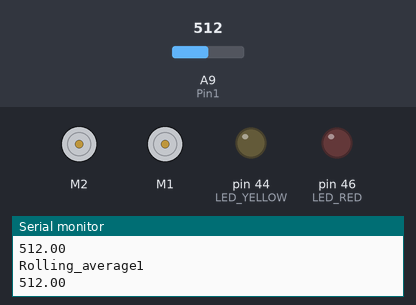
This sketch was run on a simulated Arduino Mega 2560, built with avr-gcc and run on an emulated ATmega2560. Parts: 2 × DC motor (green arrow = forward, orange = backward, longer = faster), output pins drawn as LEDs (lit = HIGH), the last lines printed to the serial monitor. Inputs (shaded band) come from the test bench; at power-on: A9 (Pin1) = 512.

Above: at 2.3 s.
2.4 s: A9 (Pin1) set to 523
At 3.9 s:
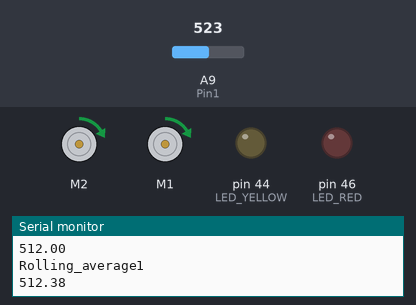
5.4 s: A9 (Pin1) set to 716
At 9.3 s:
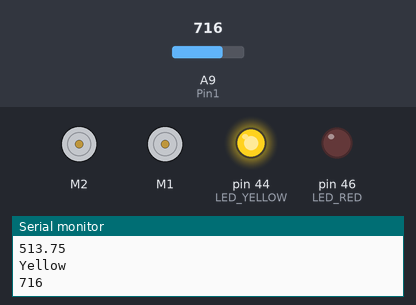
At 25.4 s:
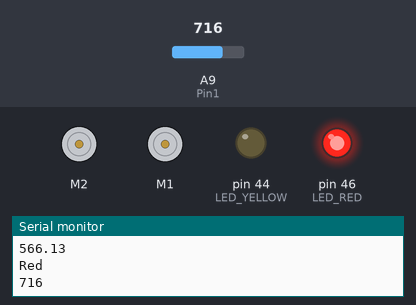
Timing chart, 0 to 32.0 s (numbered marks = the images above; inputs shaded):
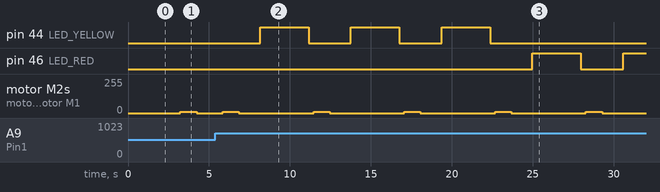

The sketch:

Colour_detection_tests.ino
```cpp
//include header file for various functions
#include "Coordinate_find.h"
#include "Motor_functions.h"
#include "Magnometer.h"
#include "colour.h"
// define functions

//set the length in y direction of arena
float y_length;
float x_length;

int LED_YELLOW=44;
int LED_RED=46;

//define the original direction and the current direction
float original_angle_compass;
float current_angle;

int colour=0;
int Pin1=A9;
int Pin2=A9;
int Pin3=A9;
float BlackRef1;
float BlackRef2;
float BlackRef3;
float rolling_colour1[10]={0,0,0,0,0,0,0,0,0,0};  //create a colour array full of zeros
float rolling_colour2[10]={0,0,0,0,0,0,0,0,0,0};  //create a colour array full of zeros
float rolling_colour3[10]={0,0,0,0,0,0,0,0,0,0};  //create a colour array full of zeros
float rolling_average1=0;
float rolling_average2=0;
float rolling_average3=0;
float instantaneous_reading_average1;
float instantaneous_reading_average2;
float instantaneous_reading_average3;
//define angle to follow
float angle_to_follow;
int rand_turn_time;

void setup() {
         Serial.begin(9600);
         Serial.print("start of setup");

         //magnometer set up
         mag.begin(); //turn the magnometer on


        //LED pin set up
        pinMode(LED_RED, OUTPUT);
        pinMode(LED_YELLOW, OUTPUT);


        rolling_average_reset();
        int initial_turn_time = 1.5;


        //set up average for the distances from the walls
        Serial.print("end of setup");

}


void loop() {
        //get data

        //get the current angle and make it relative to the original angle on a -180 to 180 scale


        find_current_colour_and_show(10,20,150,10,20,150,10,20,150);   //vary the thresholds here


        }
```

Coordinate_find.h
```cpp
const int trigPinx = 9;
const int trigPiny = 10;
const int echoPinx = 11;
const int echoPiny = 12;
//defines zero coordinate and current coordinate
//int zero[2];
//int coordinate[2];
//int setup_or_loop = 0;
void xydistance();
float xdistance;
float ydistance;
float rolling_average_distancex[10]={0,0,0,0,0,0,0,0,0,0};
float rolling_average_distancey[10]={0,0,0,0,0,0,0,0,0,0};
#include <Servo.h>
Servo ultrasound_turner;
const int ServoPin = 12;
```

Coordinate_find.ino
```cpp
void xycoordinate() {     //coordinate finding function
        //get the x coordinate
        // defines ultrasound variables
        long xduration;

        long yduration;

        // Clears the trigPin
        digitalWrite(trigPinx, LOW);
        delayMicroseconds(2);
        // Sets the trigPin on HIGH state for 10 micro seconds
        digitalWrite(trigPinx, HIGH);
        delayMicroseconds(10);
        digitalWrite(trigPinx, LOW);
        // Reads the echoPin, returns the sound wave travel time in microseconds
        xduration = pulseIn(echoPinx, HIGH);
        // Calculating the distance
        xdistance= xduration*0.034/2;
        //get the y coordinate

        // Clears the trigPin
        digitalWrite(trigPiny, LOW);
        delayMicroseconds(2);
        // Sets the trigPin on HIGH state for 10 micro seconds
        digitalWrite(trigPiny, HIGH);
        delayMicroseconds(10);
        digitalWrite(trigPiny, LOW);
        // Reads the echoPin, returns the sound wave travel time in microseconds
        yduration = pulseIn(echoPiny, HIGH);
        // Calculating the distance
        ydistance= yduration*0.034/2;
//        if (setup_or_loop==0){
//          int xcoordinate = xdistance;
//          int ycoordinate = ydistance;
//          zero[0] = xcoordinate;
//          zero[1]=ycoordinate;
//          setup_or_loop+=1;
//        }
//        else{
//        int xcoordinate = xdistance-zero[0];
//        int ycoordinate = ydistance-zero[1];
//        coordinate[0] = xcoordinate ;
//        coordinate[1]=ycoordinate;

        //}


}


void servo_rotater(){

}
```

Magnometer.h
```cpp
#include <Adafruit_Sensor.h>
#include <Adafruit_HMC5883_U.h>


//initilise compass
Adafruit_HMC5883_Unified mag = Adafruit_HMC5883_Unified(12345);
float compass();
float relative_angle(float original_angle, float current_angle); //normalise for a nice value to put into the motor
//servo
```

Magnometer.ino
```cpp
//find angle function

float compass(){
  sensors_event_t event;    //set up event
  mag.getEvent(&event);
  float heading=0;
  for (int i=1;i<20;i+=1){
  heading += atan2(event.magnetic.y, event.magnetic.x);    //get x and y magnetic fields
  delay(10);
  }
  heading = heading/19;
  float declinationAngle = 0;
  heading += declinationAngle;   //this is based on location
   // Correct for when signs are reversed.
  if(heading < 0)
    heading += 2*PI;

  // Check for wrap due to addition of declination.
  if(heading > 2*PI)
    heading -= 2*PI;

  // Convert radians to degrees for readability.
  float headingDegrees = heading * 180/M_PI;
  return headingDegrees;
}

float relative_angle(float original_angle, float current_angle){
  int angle= current_angle-original_angle;
  if ((angle)>180){
    angle = angle-360;
  }
  else if ((angle)<-180){
    angle = angle+360;
  }
  return angle;
}
```

Motor_functions.h
```cpp
#include <Wire.h>
#include <Adafruit_MotorShield.h>


void motor_follow_angle(float current_angle,float desired_angle);
void turn(int current_angle, int turn_angle);
void stop_robot();
void turn_no_compass(int turn_time,int direction_turn,int turn_speed);
//set up motor
Adafruit_MotorShield AFMS = Adafruit_MotorShield();
Adafruit_DCMotor *MotorLeft = AFMS.getMotor(2);
Adafruit_DCMotor *MotorRight = AFMS.getMotor(1);
int p_out ; //gain for motor control
```

Motor_functions.ino
```cpp
void motor_follow_angle(float current_angle,float desired_angle){

         int M_average = 30;
         int k_p_large=7; //for when it is out by more than 5
         int k_p_small=7;  //for when it is only a small deviation
         float e = current_angle-desired_angle; //if this is positive we are veering to the right


         p_out = k_p_large*e;  //set gain

         int right_motor_out = M_average +p_out;
         int left_motor_out = M_average -p_out;
         if (right_motor_out>255){
            right_motor_out=255;
         }
         if (left_motor_out>255){
            left_motor_out=255;
         }
         if (right_motor_out<0){
            right_motor_out=0;
         }
         if (left_motor_out<0){
            left_motor_out=0;
         }
         MotorLeft->setSpeed(left_motor_out);
         MotorLeft->run(FORWARD);
         MotorRight->setSpeed(right_motor_out);
         MotorRight->run(FORWARD);


}


//stop function
void stop_robot(){
         MotorLeft->setSpeed(0);
         MotorLeft->run(FORWARD);
         MotorRight->setSpeed(0);
         MotorRight->run(FORWARD);
}

void turn_no_compass(int turn_time,int direction_turn,int turn_speed){   //driection turn = 1 for right and -1 for left, turn time in secs, and turn speed out of 255
                 int left_motor_out=turn_speed;
                 int right_motor_out=turn_speed;
                 MotorLeft->setSpeed(left_motor_out);
                 MotorLeft->run(FORWARD);
                 MotorRight->setSpeed(right_motor_out);
                 MotorRight->run(BACKWARD);
                 delay(turn_time*1000);
                 MotorLeft->setSpeed(0);
                 MotorLeft->run(FORWARD);
                 MotorRight->setSpeed(0);
                 MotorRight->run(FORWARD);
                 delay(2000);
                 current_angle=relative_angle(original_angle_compass,compass());
}
```

colour.h
```cpp
int light_levels(int pin);
void rolling_average_reset();
void find_current_colour_and_show(int something1,int red1, int yellow1,int something2,int red2, int yellow2,int something3,int red3, int yellow3);


float array_average(float array1[10]);
```

colour.ino
```cpp
#include "colour.h"


int light_levels(int pin){    //return an integer representing the colour that is present
  //create a running total so we can find an average and remove anomalies
  int light_intensity_levels_sum=0;
  for (int i=1;i<=10;i+=1){
    light_intensity_levels_sum+= analogRead(Pin1);
    delay(10);
  }
  int average =light_intensity_levels_sum/10    ;


  return average;
}

float array_average(float array1[10]){
  float total = 0;
  for (int i=0;i<8;i+=1){
    total+=array1[i];
  }
  float average = total/8;
  return average;
}

void rolling_average_reset(){
  for (int i=0;i<10;i+=1){    //fill in the rolling average at the start to get good readings
          rolling_colour1[i]=light_levels(Pin1);
          delay(10);
      }

}

void find_current_colour_and_show(int something1,int red1, int yellow1,int something2,int red2, int yellow2,int something3,int red3, int yellow3){
  //find the current colour
        for (int i=0;i<9;i+=1){    //all the avlues in array down by one - the most recent level is put at the end
          rolling_colour1[i]=rolling_colour1[i+1];
          rolling_colour2[i]=rolling_colour2[i+1];
          rolling_colour3[i]=rolling_colour3[i+1];
        }
        rolling_colour1[9] = light_levels(Pin1);
        rolling_colour2[9] = light_levels(Pin2);
        rolling_colour3[9] = light_levels(Pin3);
        rolling_average1 = array_average(rolling_colour1);//this is the rolling average of the first 8 values so we can compare the final 2 values to check if there is a new colour detected-having 2 values will hopefully remove a little bit of noise
        rolling_average2 = array_average(rolling_colour2);
        rolling_average3 = array_average(rolling_colour3);
        BlackRef1 = rolling_average1;  // set the reference level for what we think is normal to be the average levels we are seeing and we move along
        BlackRef2 = rolling_average2;
        BlackRef3 = rolling_average3;
        Serial.println("Rolling_average1");
        Serial.println(rolling_average1);
        instantaneous_reading_average1 = ((rolling_colour1[9]+rolling_colour1[8])/2);
        instantaneous_reading_average2 = ((rolling_colour2[9]+rolling_colour2[8])/2);
        instantaneous_reading_average3 = ((rolling_colour3[9]+rolling_colour3[8])/2);
        if ((instantaneous_reading_average1>rolling_average1+something1)){//if there is anything detected, slow down and check it  ){  //if the sensor readings for any of the LDRs jumps up, slow down and approach
             MotorLeft->setSpeed(10);   //slow right down and approach slowly
             MotorLeft->run(FORWARD);
             MotorRight->setSpeed(10);
             MotorRight->run(FORWARD);
             delay(1000); //delay one second until we are closer in and will hopefully be able to see the full mine
             stop_robot();
             delay(1000);
             float light_levels_used1=light_levels(Pin1);  //measure the light levels here for sensor 1
             float light_levels_used2=light_levels(Pin2);  //measure the light levels here for sensor 2
             float light_levels_used3=light_levels(Pin3);  //measure the light levels here for sensor 3
             if ((light_levels_used1>BlackRef1+yellow1)){    //if any of them are yellow we say it is yellow
              colour = 2 ;
              Serial.println("Yellow");//say it is yellow
              Serial.println(analogRead(Pin1));//print colour value for testing
              digitalWrite(44,HIGH);//flash LED
              delay(3000);
              digitalWrite(44,LOW);
             }
             else if (light_levels_used1>BlackRef1+red1) {   //red if any of them are red
              colour = 3;  //say it is red

              Serial.println("Red");   //say its red
              Serial.println(analogRead(Pin1)); //print colour value for testing
              digitalWrite(46,HIGH);  //flash LED
              delay(3000);
              digitalWrite(46,LOW);

             }
        }
}
```

Measured:
- after the input at 2.4 s, motor M2, motor M1: stopped → forward 10/255 after 0.84 s, → stopped 1.0 s later
- after the input at 5.4 s, pin 44 (LED_YELLOW): alternates HIGH for 3.0 s and LOW for 2.6 s, 6 changes in all, then stays LOW, starting after 2.8 s; pin 46 (LED_RED): LOW → HIGH after 19.6 s, → LOW 3.0 s later, → HIGH 2.6 s later; motor M2, motor M1: alternates forward 10/255 for 1.0 s and stopped for 4.6 s, starting after 0.45 s
